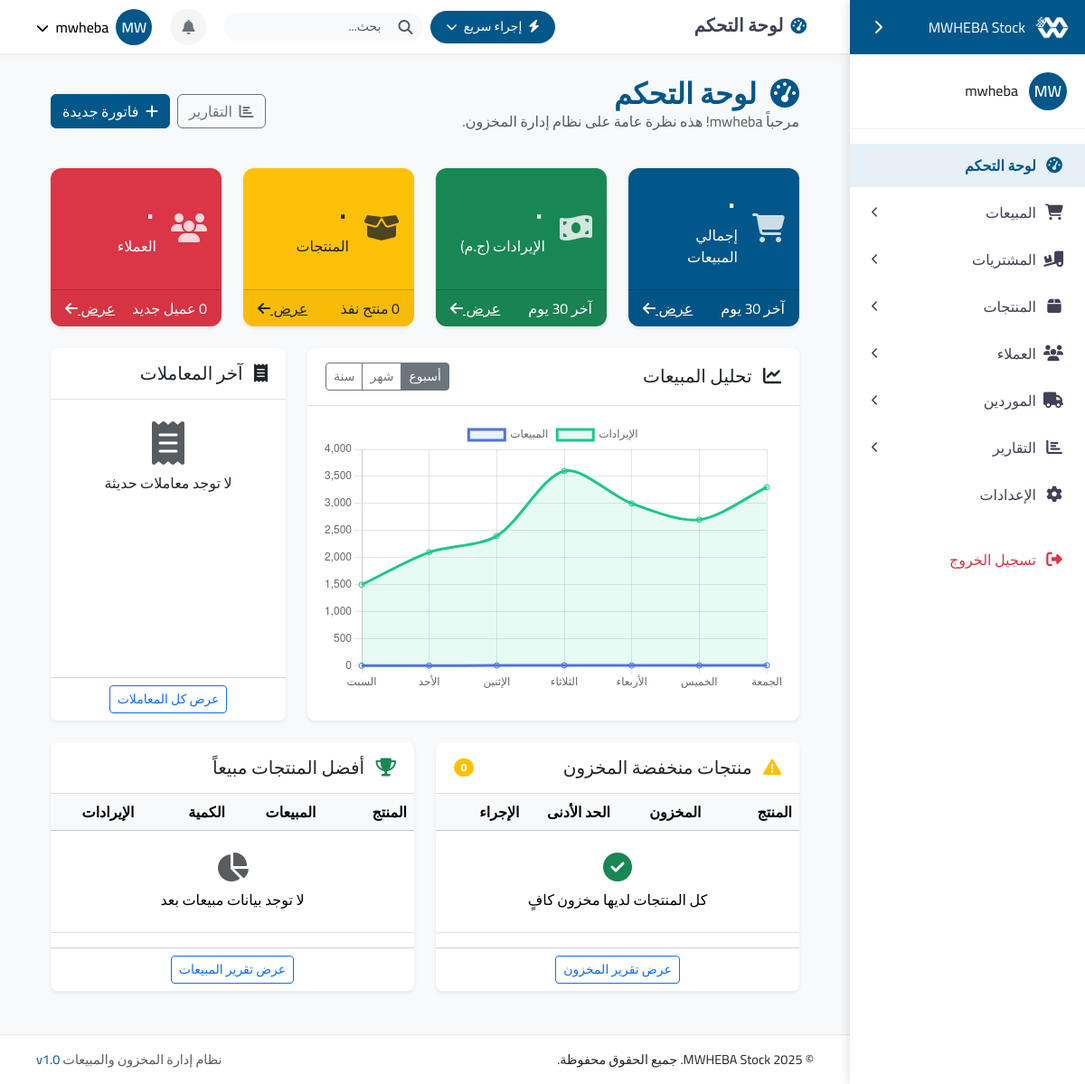
/ (signed in), run on an earlier commit of the app's database.
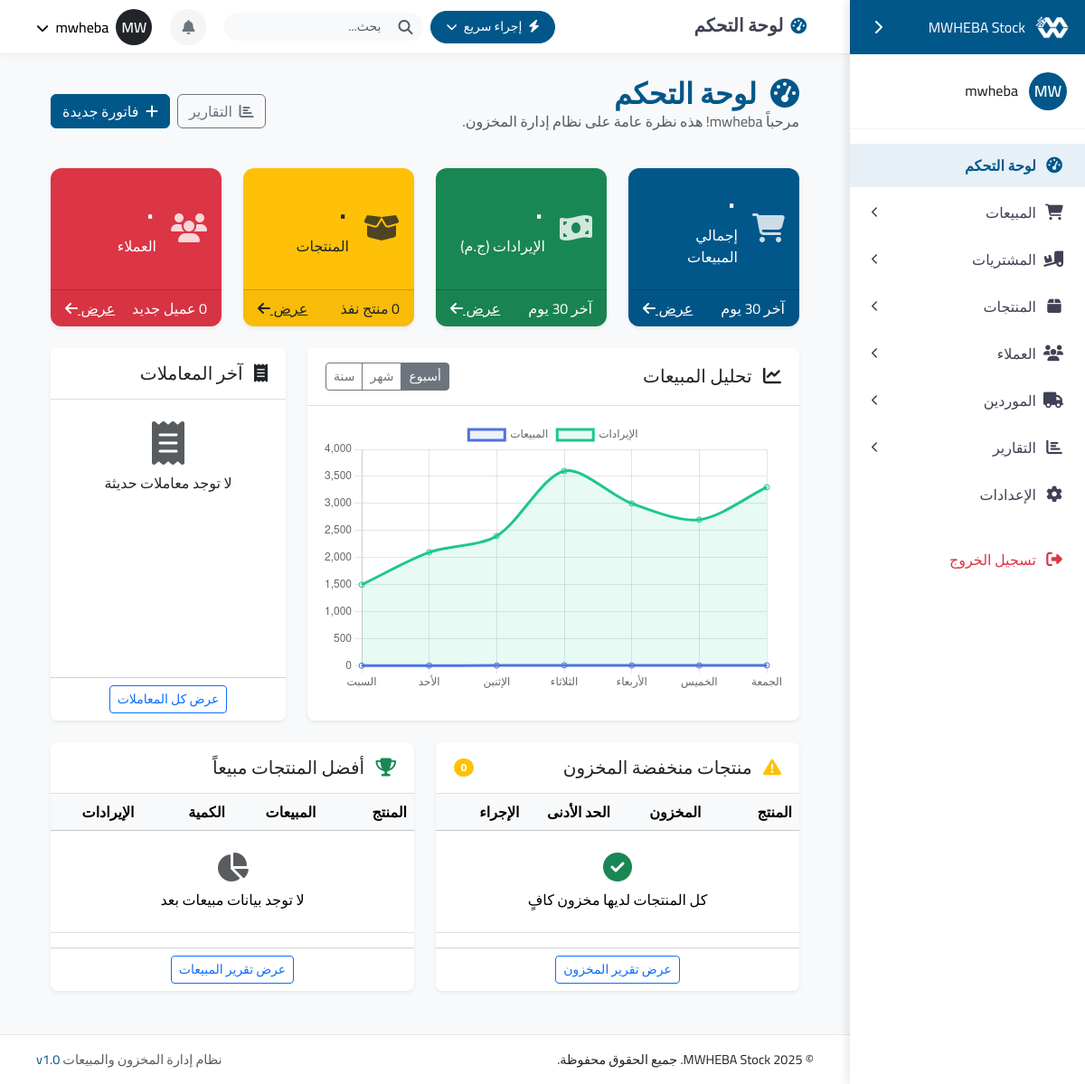
And on a later commit of the database.
### accounts/views.py (the view)
# urls.py: path('', views.dashboard, name='dashboard'),
@login_required
def dashboard(request):
    total_sales = 0  # This could be an integer in the actual code
    total_revenue = 0.0
    total_products = 0
    out_of_stock = 0
    total_customers = 0
    new_customers = 0
    weekly_labels = json.dumps(['السبت', 'الأحد', 'الإثنين', 'الثلاثاء', 'الأربعاء', 'الخميس', 'الجمعة'])
    weekly_sales = json.dumps([5, 7, 8, 12, 10, 9, 11])
    weekly_revenue = json.dumps([1500, 2100, 2400, 3600, 3000, 2700, 3300])
    monthly_labels = json.dumps(['يناير', 'فبراير', 'مارس', 'أبريل', 'مايو', 'يونيو'])
    monthly_sales = json.dumps([42, 38, 47, 52, 48, 55])
    monthly_revenue = json.dumps([12600, 11400, 14100, 15600, 14400, 16500])
    yearly_labels = json.dumps(['2020', '2021', '2022', '2023', '2024', '2025'])
    yearly_sales = json.dumps([325, 410, 490, 520, 580, 320])
    yearly_revenue = json.dumps([97500, 123000, 147000, 156000, 174000, 96000])
    recent_sales = []  # In real app, this would be a queryset of sales objects
    low_stock_products = []  # In real app, this would be a queryset of product objects
    top_selling_products = []  # In real app, this would be a queryset of product objects
    notifications = []  # In real app, this would be a queryset of notification objects
    notifications_count = 0
    context = {
        'total_sales': total_sales,
        'total_revenue': total_revenue,
        'total_products': total_products,
        'out_of_stock': out_of_stock,
        'total_customers': total_customers,
        'new_customers': new_customers,
        'weekly_labels': weekly_labels,
        'weekly_sales': weekly_sales,
        'weekly_revenue': weekly_revenue,
        'monthly_labels': monthly_labels,
        'monthly_sales': monthly_sales,
        'monthly_revenue': monthly_revenue,
        'yearly_labels': yearly_labels,
        'yearly_sales': yearly_sales,
        'yearly_revenue': yearly_revenue,
        'recent_sales': recent_sales,
        'low_stock_products': low_stock_products,
        'top_selling_products': top_selling_products,
        'notifications': notifications,
        'notifications_count': notifications_count,
    }
    return render(request, 'dashboard/index.html', context)

### accounts/models.py (called while the page is built)
    def get_initials(self):
        initials = ""
        if self.first_name:
            initials += self.first_name[0]
        if self.last_name:
            initials += self.last_name[0]
        if not initials:
            initials = self.username[0:2]
        return initials.upper()

    def get_color_class(self):
        return self.color_code or 'primary'

### templates/dashboard/index.html (shortened to what the changed rows need)
{% extends 'base.html' %}
{% load i18n %}
{% block content %}
<div class="container-fluid">
    <div class="d-flex justify-content-between align-items-center mb-4">
        <div>
            <h2 class="fw-bold mb-0 text-primary">
                <i class="fas fa-tachometer-alt me-2"></i> لوحة التحكم
            </h2>
        </div>
    </div>
    <div class="row mb-4">
        <div class="col-md-3">
            <div class="card dashboard-stat-card bg-primary text-white h-100">
                <div class="card-body d-flex align-items-center">
                    <div class="content">
                        <h2 class="counter mb-1">{{ total_sales }}</h2>
                    </div>
                </div>
            </div>
        </div>
        <div class="col-md-3">
            <div class="card dashboard-stat-card bg-success text-white h-100">
                <div class="card-body d-flex align-items-center">
                    <div class="content">
                        <h2 class="counter mb-1">{{ total_revenue|floatformat:2 }}</h2>
                    </div>
                </div>
            </div>
        </div>
        <div class="col-md-3">
            <div class="card dashboard-stat-card bg-warning text-dark h-100">
                <div class="card-body d-flex align-items-center">
                    <div class="content">
                        <h2 class="counter mb-1">{{ total_products }}</h2>
                    </div>
                </div>
            </div>
        </div>
        <div class="col-md-3">
            <div class="card dashboard-stat-card bg-danger text-white h-100">
                <div class="card-body d-flex align-items-center">
                    <div class="content">
                        <h2 class="counter mb-1">{{ total_customers }}</h2>
                    </div>
                </div>
            </div>
        </div>
    </div>
    <div class="row">
        <div class="col-md-6">
            <div class="card mb-4">
                <div class="card-body p-0">
                    <div class="table-responsive">
                        <table class="table table-hover">
                            <thead class="table-light">
                                <tr>
                                    <th>المنتج</th>
                                    <th>المخزون</th>
                                    <th>الحد الأدنى</th>
                                    <th>الإجراء</th>
                                </tr>
                            </thead>
                        </table>
                    </div>
                </div>
            </div>
        </div>
        <div class="col-md-6">
            <div class="card mb-4">
                <div class="card-body p-0">
                    <div class="table-responsive">
                        <table class="table table-hover">
                            <thead class="table-light">
                                <tr>
                                    <th>المنتج</th>
                                    <th>المبيعات</th>
                                    <th>الكمية</th>
                                    <th>الإيرادات</th>
                                </tr>
                            </thead>
                        </table>
                    </div>
                </div>
            </div>
        </div>
    </div>
</div>
{% endblock %}

What changed in the data, as far as the page shows it:
changed User "MW": color_code empty → "dark" (drawn)
